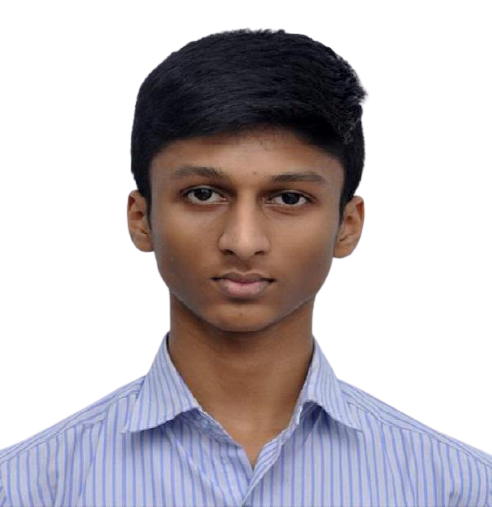
#> input picture test_data/photo.png, 492 x 507 px; its folder holds only this picture in this run
$ python -i model.py   (imports and definitions only)
#> lines starting #> are read from the running program, lines starting #| are printed output that depends on the picture
#> further down, picture is the input picture: shape (507, 492, 3); mean B, G, R 188.9, 184.8, 190.9
import cv2
import numpy as np
import os

class Face_Recogination(object):

	def __init__(self):
		# self.mode=mode
		# self.test_path=test_path

		self.subjects = ["", "Thejaswin", ]

		# [8 lines of commented-out code are left out]

	def face_detector(self,image):

		face_cascade=cv2.CascadeClassifier('opencv_files\\lbpcascade_frontalface.xml')

		# [7 lines of commented-out code are left out]

		image=cv2.cvtColor(image, cv2.COLOR_BGR2GRAY)
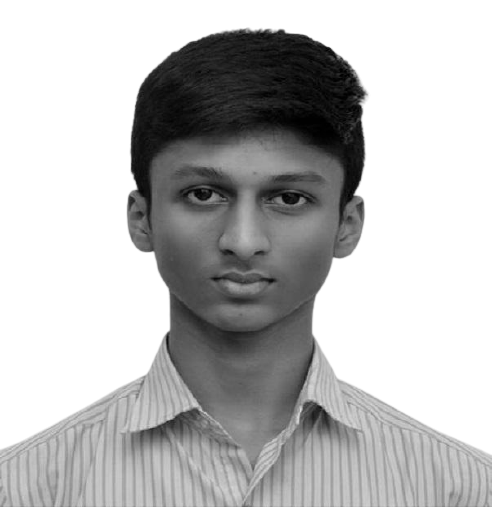
#> image: shape (507, 492); min 0, max 255, mean 187.1

		faces=face_cascade.detectMultiScale(image, scaleFactor=1.2, minNeighbors=5)
#> faces = [[132, 112, 225, 225]]

		if (len(faces)==0):
			return None,None

		(x,y,w,h)=faces[0]
#> x = 132; y = 112; w = 225; h = 225
		# for (x,y,w,h) in faces:
			# cv2.rectangle(image,(x,y),(x+w,y+h),(255,0,0),2)

		# # single image is considerd here
		roi=image[y:y+h,x:x+w]
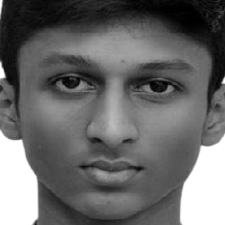
#> roi: shape (225, 225); min 0, max 255, mean 104.6

		# cv2.imshow("roi",roi)
		# cv2.waitKey(0)
		return roi,faces[0]


	def prep_train_data(self):
		labels=[]
		faces=[]

		for label in os.listdir('train_data'):
			# labels.append(label)

			for x in os.listdir(os.path.join('train_data',label)):
				image_path=os.path.join('train_data',label,x)
				# print(image_path)
				img=cv2.imread(image_path)
				# cv2.imshow(image)
				# cv2.waitKey(0)

				face,rect=self.face_detector(img)

				if face is not None:

					if label =='Thejaswin':
						labels.append(1)

					else:
						labels.append(2)
					faces.append(face)
					# labels.append(label)
		# print(labels)
		return faces,labels


	def train(self):
		faces,labels=self.prep_train_data()
		# print(len(faces),len(labels))

		# arr=np.array(labels)
		# print((arr))

		self.face_recognizer = cv2.face.LBPHFaceRecognizer_create()
		self.face_recognizer.train(faces, np.array(labels))
		# self.face_recognizer.train(faces,labels)


	def predict(self,img):

		img_copy=img.copy()
		# print(self.test_path)
		face,rect=self.face_detector(img_copy)
#> rect = [132, 112, 225, 225]

#> (the run stopped early here; a loop or call above may not have finished)
